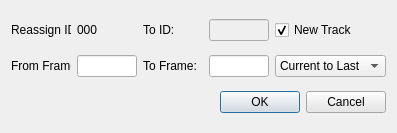
<?xml version="1.0" encoding="UTF-8"?>
<ui version="4.0">
 <class>ReassignDialog</class>
 <widget class="QDialog" name="ReassignDialog">
  <property name="windowModality">
   <enum>Qt::WindowModal</enum>
  </property>
  <property name="geometry">
   <rect>
    <x>0</x>
    <y>0</y>
    <width>386</width>
    <height>133</height>
   </rect>
  </property>
  <property name="maximumSize">
   <size>
    <width>16777215</width>
    <height>16777215</height>
   </size>
  </property>
  <property name="windowTitle">
   <string>Reassign ID</string>
  </property>
  <property name="autoFillBackground">
   <bool>true</bool>
  </property>
  <layout class="QVBoxLayout" name="verticalLayout">
   <item>
    <layout class="QHBoxLayout" name="horizontalLayout">
     <item>
      <widget class="QLabel" name="name">
       <property name="sizePolicy">
        <sizepolicy hsizetype="Fixed" vsizetype="Preferred">
         <horstretch>0</horstretch>
         <verstretch>0</verstretch>
        </sizepolicy>
       </property>
       <property name="maximumSize">
        <size>
         <width>60</width>
         <height>16777215</height>
        </size>
       </property>
       <property name="text">
        <string>Reassign ID:</string>
       </property>
      </widget>
     </item>
     <item>
      <widget class="QLabel" name="fromId">
       <property name="sizePolicy">
        <sizepolicy hsizetype="Fixed" vsizetype="Fixed">
         <horstretch>0</horstretch>
         <verstretch>0</verstretch>
        </sizepolicy>
       </property>
       <property name="minimumSize">
        <size>
         <width>60</width>
         <height>0</height>
        </size>
       </property>
       <property name="maximumSize">
        <size>
         <width>60</width>
         <height>16777215</height>
        </size>
       </property>
       <property name="text">
        <string>000</string>
       </property>
      </widget>
     </item>
     <item>
      <widget class="QLabel" name="name_2">
       <property name="sizePolicy">
        <sizepolicy hsizetype="Fixed" vsizetype="Preferred">
         <horstretch>0</horstretch>
         <verstretch>0</verstretch>
        </sizepolicy>
       </property>
       <property name="minimumSize">
        <size>
         <width>60</width>
         <height>0</height>
        </size>
       </property>
       <property name="maximumSize">
        <size>
         <width>60</width>
         <height>16777215</height>
        </size>
       </property>
       <property name="text">
        <string>To ID:</string>
       </property>
      </widget>
     </item>
     <item>
      <widget class="QLineEdit" name="toId">
       <property name="enabled">
        <bool>false</bool>
       </property>
       <property name="sizePolicy">
        <sizepolicy hsizetype="Fixed" vsizetype="Fixed">
         <horstretch>0</horstretch>
         <verstretch>0</verstretch>
        </sizepolicy>
       </property>
       <property name="maximumSize">
        <size>
         <width>60</width>
         <height>16777215</height>
        </size>
       </property>
      </widget>
     </item>
     <item>
      <widget class="QCheckBox" name="newTrack">
       <property name="text">
        <string>New Track</string>
       </property>
       <property name="checked">
        <bool>true</bool>
       </property>
       <property name="tristate">
        <bool>false</bool>
       </property>
      </widget>
     </item>
    </layout>
   </item>
   <item>
    <layout class="QHBoxLayout" name="horizontalLayout_2">
     <item>
      <widget class="QLabel" name="name_3">
       <property name="sizePolicy">
        <sizepolicy hsizetype="Fixed" vsizetype="Preferred">
         <horstretch>0</horstretch>
         <verstretch>0</verstretch>
        </sizepolicy>
       </property>
       <property name="maximumSize">
        <size>
         <width>60</width>
         <height>16777215</height>
        </size>
       </property>
       <property name="text">
        <string>From Frame:</string>
       </property>
      </widget>
     </item>
     <item>
      <widget class="QLineEdit" name="frameStart">
       <property name="sizePolicy">
        <sizepolicy hsizetype="Fixed" vsizetype="Fixed">
         <horstretch>0</horstretch>
         <verstretch>0</verstretch>
        </sizepolicy>
       </property>
       <property name="maximumSize">
        <size>
         <width>60</width>
         <height>16777215</height>
        </size>
       </property>
      </widget>
     </item>
     <item>
      <widget class="QLabel" name="name_4">
       <property name="minimumSize">
        <size>
         <width>60</width>
         <height>0</height>
        </size>
       </property>
       <property name="maximumSize">
        <size>
         <width>60</width>
         <height>16777215</height>
        </size>
       </property>
       <property name="text">
        <string>To Frame:</string>
       </property>
      </widget>
     </item>
     <item>
      <widget class="QLineEdit" name="frameStop">
       <property name="sizePolicy">
        <sizepolicy hsizetype="Fixed" vsizetype="Fixed">
         <horstretch>0</horstretch>
         <verstretch>0</verstretch>
        </sizepolicy>
       </property>
       <property name="minimumSize">
        <size>
         <width>60</width>
         <height>0</height>
        </size>
       </property>
       <property name="maximumSize">
        <size>
         <width>60</width>
         <height>16777215</height>
        </size>
       </property>
      </widget>
     </item>
     <item>
      <widget class="QComboBox" name="framePresets">
       <item>
        <property name="text">
         <string>Current to Last</string>
        </property>
       </item>
       <item>
        <property name="text">
         <string>First to Current</string>
        </property>
       </item>
       <item>
        <property name="text">
         <string>Entire Track</string>
        </property>
       </item>
       <item>
        <property name="text">
         <string>Custom</string>
        </property>
       </item>
      </widget>
     </item>
    </layout>
   </item>
   <item>
    <layout class="QHBoxLayout" name="horizontalLayout_3">
     <item>
      <spacer name="horizontalSpacer">
       <property name="orientation">
        <enum>Qt::Horizontal</enum>
       </property>
       <property name="sizeHint" stdset="0">
        <size>
         <width>40</width>
         <height>20</height>
        </size>
       </property>
      </spacer>
     </item>
     <item>
      <widget class="QPushButton" name="ok">
       <property name="styleSheet">
        <string notr="true">background-color: rgb(230, 230, 230);</string>
       </property>
       <property name="text">
        <string>OK</string>
       </property>
      </widget>
     </item>
     <item>
      <widget class="QPushButton" name="cancel">
       <property name="styleSheet">
        <string notr="true">background-color: rgb(230, 230, 230);</string>
       </property>
       <property name="text">
        <string>Cancel</string>
       </property>
      </widget>
     </item>
    </layout>
   </item>
  </layout>
 </widget>
 <resources/>
 <connections/>
</ui>
